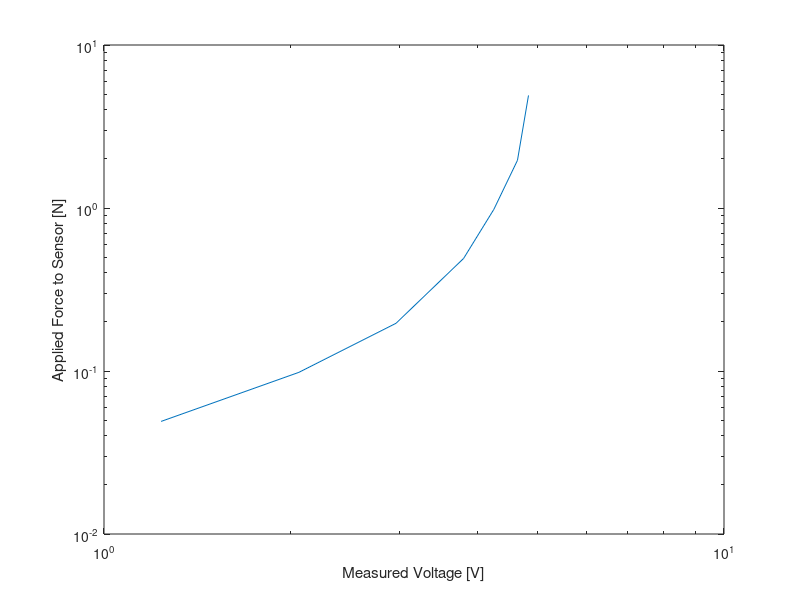
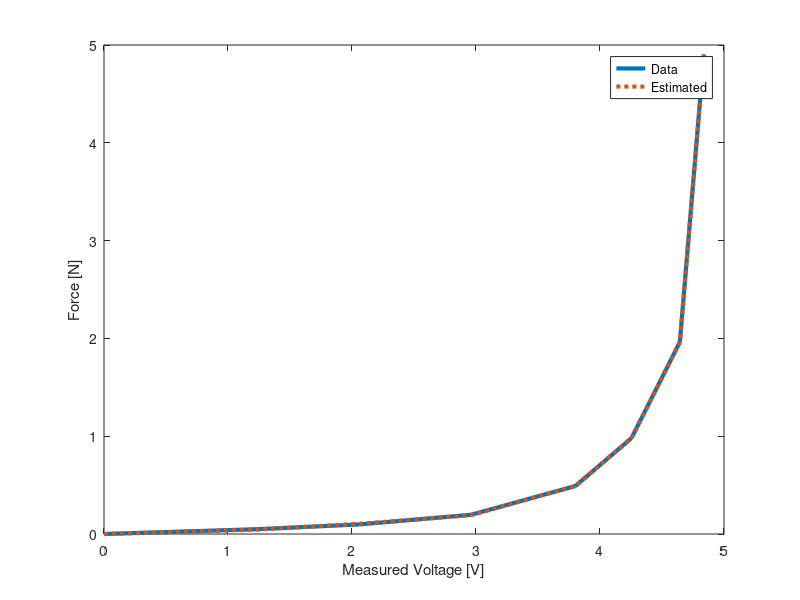

These figures' MATLAB source, in order:
%FSR_force sensor calibration
clear all
close all

%data from 100kOhm pull down tests
%averaged voltage sample data
Vout=[0 1.236	2.062	2.958	3.802	4.254	4.644	4.838]; %volts
F = [0 0.04905	0.0981	0.1962	0.4905	0.981	1.962	4.905]; %converted from grams to newtons by dividing by 1000 and multiplying by 9.81

figure
loglog(Vout,F)
xlabel('Measured Voltage [V]')
ylabel('Applied Force to Sensor [N]')
%log-log scale plot we can see this relationship between voltage and force is nonlinear

%take the exponent of the voltage 
x = exp(Vout);
%with basic curve fitting we can get the coefficients of the nonlinear
%relationship with a polynomial with R=1 as:
F_est = 1.60717263158763e-09*x.^5 -3.97326895848675e-07*x.^4 + 3.48267292566989e-05*x.^3 -0.00117407617298212*x.^2 + 0.0234485875465875.*x	-0.0225118029465446;

%plot the actual data vs the estimated forces using the measured voltage
%data
figure
plot((Vout),(F),'linewidth',3)
hold on
plot(Vout,F_est,':','linewidth',3)
xlabel('Measured Voltage [V]')
ylabel('Force [N]')
legend('Data','Estimated')
axis([0 5 0 5])